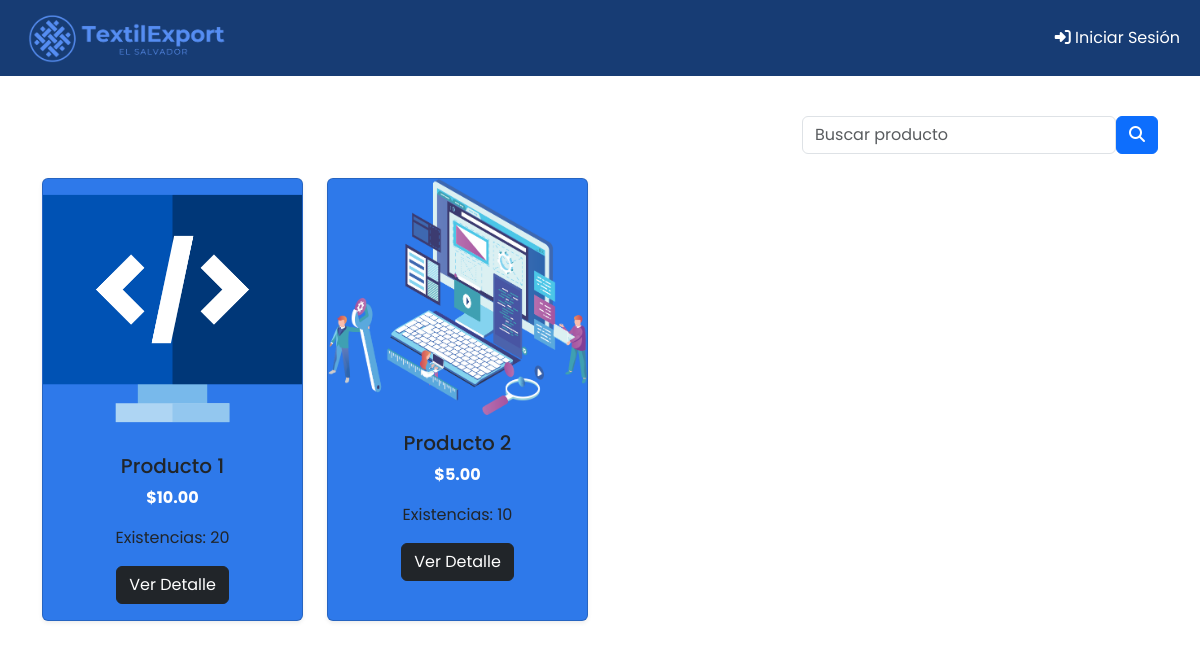
The page / on the database its author committed.
### tables this page shows
CREATE TABLE `productos` (
  `id` int(11) NOT NULL,
  `codigo` varchar(20) NOT NULL,
  `nombre` varchar(100) NOT NULL,
  `descripcion` text NOT NULL,
  `imagen` varchar(255) DEFAULT NULL,
  `categoria_id` int(11) DEFAULT NULL,
  `precio` decimal(10,2) NOT NULL,
  `existencias` int(10) UNSIGNED DEFAULT 0
);

### Controllers/Public/ProductosController.php (called while the page is built, shortened)
<?php
require_once 'Models/ProductosModel.php';
class PublicProductosController extends Controller
{
    private $model;
    function __construct()
    {
        $this->model = new ProductosModel();
    }
    function index() {
        $search = isset($_POST['search']) ? $_POST['search'] : null;
        $data = [];
        $data['productos'] = $this->model->get($search);
        $this->render("Public/ProductosView.php", $data);
    }
}

### index.php (called while the page is built, shortened)
<?php
include_once 'Controllers/Admin/ProductosController.php';
include_once 'Controllers/Public/ProductosController.php';
$url = $_SERVER['REQUEST_URI'];
$slices = explode('/', $url);
if (empty($slices[1]) || strtolower($slices[1]) == "public") {
    $defaultMethod = "Index";
} else if (strtolower($slices[1]) == "admin") {
    $default = "Usuarios";
    if (empty($slices[2])) {
        $defaultMethod = "Login";
    } else {
        $defaultMethod = "Index";
    }
}
$method = empty($slices[3]) ? $defaultMethod : $slices[3];
$params = empty($slices[4]) ? [] : array_slice($slices, 4);
$cont = new $controller;
$cont->$method($params);

### Models/Model.php (called while the page is built, shortened)
<?php
abstract class Model
{
    private $host = "localhost";
    private $user = "root";
    private $password = '';
    private $bd_name = 'textil_export';
    protected $conn;
    protected function open_db()
    {
        try {
            $this->conn = new PDO("mysql:host=$this->host;dbname=$this->bd_name;charset=utf8", $this->user, $this->password);
        } catch (PDOException $e) {
            echo "Error: " . $e->getMessage();
        }
    }
    protected function close_db()
    {
        $this->conn = null;
    }
    protected function get_rows($query, $params = array())
    {
        try {
            $stm = $this->conn->prepare($query);
            $stm->execute($params);
            while ($rows[] = $stm->fetch(PDO::FETCH_ASSOC));
            array_pop($rows);
            return $rows;
        } catch (PDOException $e) {
            $this->close_db();
            return [];
        }
    }
}

### Models/ProductosModel.php (called while the page is built, shortened)
<?php
require_once 'Model.php';
class ProductosModel extends Model
{
    public function get($search = null)
    {
        $query = "SELECT p.*, c.nombre AS categoria FROM productos p LEFT JOIN categorias c ON p.categoria_id = c.id WHERE (p.nombre LIKE :search OR :search IS NULL)";
        $parametros = [':search' => "%$search%"];
        return $this->get_rows($query, $parametros);
    }
}

### Views/Public/ProductosView.php (the view, shortened to what this page needs)
<?php include_once 'Headers.php'; ?>
<body>
    <?php include_once 'Menu.php'; ?>
    <div class="container mt-4">
        <form action="" method="POST">
            <div class="row justify-content-end">
                <div class="col-4 d-flex align-items-center">
                    <input type="search" class="form-control" placeholder="Buscar producto" name="search" value="<?php echo isset($_POST['search']) ? $_POST['search'] : ''; ?>">
                    <button class="btn btn-primary" type="submit"><i class="fa-solid fa-magnifying-glass"></i></button>
                </div>
            </div>
        </form>
        <div class="row mt-4">
            <?php if (!empty($productos)): ?>
                <?php foreach ($productos as $producto) : ?>
                    <div class="col-lg-3 col-md-4 col-sm-6 mb-4">
                        <div class="card h-100 shadow-sm">
                            <img src="/Static/Img/Productos/<?php echo $producto['imagen'] ?>" alt="Imagen del producto">
                            <div class="card-body text-center">
                                <h5 class="card-title"> <?php echo $producto['nombre'] ?> </h5>
                                <?php if ($producto['existencias'] > 0) { ?>
                                    <p class="card-text text-white fw-bold">$<?php echo $producto['precio'] ?></p>
                                    <p class="card-text">Existencias: <?php echo $producto['existencias'] ?></p>
                                    <a href="productos/detalle/<?php echo $producto['id'] ?>" class="btn btn-dark">Ver Detalle</a>
                                <?php } else { ?>
                                    <p class="btn btn-danger">Producto no disponible</p>
                                <?php } ?>
                            </div>
                        </div>
                    </div>
                <?php endforeach; ?>
            <?php else: ?>
                <p class="text-center w-100 font-weight-bold">No se encontraron cupones disponibles.</p>
            <?php endif; ?>
        </div>
    </div>
    <?php include_once 'Toast.php'; ?>
</body>
</html>

### Static/Style/PublicStyle.css (style rules this page uses)
* { margin: 0; padding: 0; box-sizing: border-box; }
body { font-family: 'Poppins', sans-serif; }
.login-card, .card, .carrito-card { background-color: #2e79ea; }

### rows shown on the page
productos: imagen (picture), nombre "Producto 1", precio "10.00", existencias "20"
productos: imagen (picture), nombre "Producto 2", precio "5.00", existencias "10"
